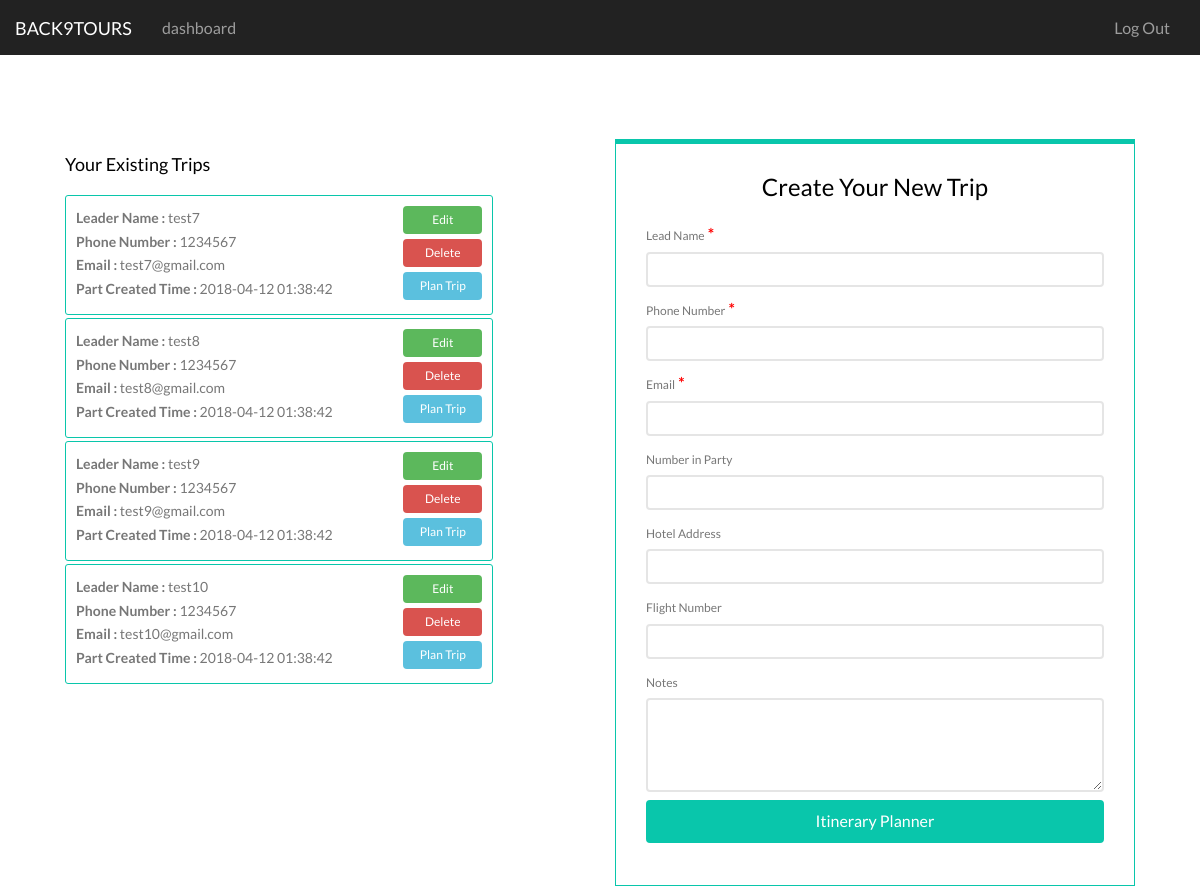
/partyCreate/ (signed in), run on the app's committed database.
### tables this page shows
create table party_details(
	party_id int not null AUTO_INCREMENT,
	lead_name varchar(100),
	phone_number varchar(20),
	email varchar(100) not null,
	hotel_address varchar(200),
	flight_number varchar(200) not null,
	notes varchar(250),
	number_in_party varchar(100),
	user_id int not null,
	create_date_and_time DATETIME not null,
	PRIMARY KEY(party_id),
	FOREIGN KEY(user_id)REFERENCES user_details(user_id)  ON DELETE CASCADE ON UPDATE CASCADE
);

### partyCreate/index.php (the view, shortened to what this page needs)
<!DOCTYPE HTML>
<html>
<head>
    <link rel="stylesheet" href="../css/animate.css">
    <link rel="stylesheet" href="../css/icomoon.css">
    <link rel="stylesheet" href="../css/themify-icons.css">
    <link rel="stylesheet" href="../css/bootstrap.css">
    <link rel="stylesheet" href="../css/magnific-popup.css">
    <link rel="stylesheet" href="../css/bootstrap-datepicker.min.css">
    <link rel="stylesheet" href="../css/owl.carousel.min.css">
    <link rel="stylesheet" href="../css/owl.theme.default.min.css">
    <link rel="stylesheet" href="../css/style.css">
</head>
<body>
<nav class="navbar navbar-inverse" style="border-radius: 0px;border: none;">
    <?php
    require "../navbar/index.php";
    ?>
</nav>
<header id="gtco-header" class="gtco-cover gtco-cover-md" role="banner"
        style="background: #fff">
    <div class="gtco-container">
        <div class="row">
            <div class="col-md-12 col-md-offset-0 text-left">
                <ul class="nav nav-tabs">
                    <div class="row row-mt-15em" style="margin-top: 4em;">
                        <div class="col-md-5  mt-text animate-box" data-animate-effect="fadeInUp"
                             style="margin-top:1em">
                            <?php
                            $conn = connection();
                            ?>
                            <h4>Your Existing Trips</h4>
                            <?php
                            $query = "SELECT * FROM party_details WHERE user_id =" . $_SESSION['user'];
                            $result = $conn->query($query);
                            if ($result->num_rows > 0) {
                                while ($row = $result->fetch_assoc()) {
                                    ?>
                                    <div class="col-md-12"
                                         style="border: 1px solid #09C6AB;padding:10px;margin-bottom: 3px;border-radius: 3px; font-size: 14px">
                                        <div class="row">
                                            <div class="col-sm-9">
                                                <b>Leader Name : </b><?php echo($row["lead_name"]); ?><br>
                                                <b>Phone Number : </b><?php echo($row["phone_number"]); ?><br>
                                                <b>Email : </b><?php echo($row["email"]); ?><br>
                                                <b>Part Created Time : </b><?php echo($row["create_date_and_time"]); ?>
                                                <br>
                                            </div>
                                            <div class="col-sm-3 ">
                                                <form role="form" action='index.php' method='POST'>
                                                    <input type="submit" class="btn btn-sm btn-success btn-block"
                                                           id="edit" name="edit"
                                                           value="Edit" style="font-size: 12px; padding: 3px;">
                                                    <input type="submit" class="btn btn-sm btn-danger btn-block"
                                                           id="delete" name="delete"
                                                           value="Delete" style="font-size: 12px; padding: 3px;">
                                                    <input type="submit" class="btn btn-sm btn-info btn-block"
                                                           id="view" name="view"
                                                           value="Plan Trip" style="font-size: 12px; padding: 3px;">
                                                </form>
                                            </div>
                                        </div>
                                    </div>
                                    <?php
                                }
                            }
                            ?>
                        </div>
                        <div class="col-md-6 col-md-push-1 animate-box" data-animate-effect="fadeInRight">
                            <div class="form-wrap"
                                 style="box-shadow: none; border: 1px solid #09C6AB; border-top: 5px solid #09C6AB;">
                                <div class="tab">
                                    <div class="tab-content">
                                        <div id="login" class="tab-content-inner active" data-content="signup">
                                            <h3 style="text-align:center">Create Your New Trip</h3>
                                            <form role="form" action="index.php" method="post">
                                                <div class="row form-group">
                                                    <div class="col-md-12">
                                                        <label for="login-username">Lead Name</label>
                                                        <span style="font-weight: bold;color: red">*</span>
                                                        <input type="text" id="lead_name" name="lead_name" required
                                                               class="form-control">
                                                    </div>
                                                </div>
                                                <div class="row form-group">
                                                    <div class="col-md-12">
                                                        <label for="login-username">Phone Number</label>
                                                        <span style="font-weight: bold;color: red">*</span>
                                                        <input type="text" id="phone_number" name="phone_number"
                                                               required
                                                               class="form-control">
                                                    </div>
                                                </div>
                                                <div class="row form-group">
                                                    <div class="col-md-12">
                                                        <label for="login-username">Email</label>
                                                        <span style="font-weight: bold;color: red">*</span>
                                                        <input type="email" id="email" name="email" required
                                                               class="form-control">
                                                    </div>
                                                </div>
                                                <div class="row form-group">
                                                    <div class="col-md-12">
                                                        <label for="login-username">Number in Party</label>
                                                        <input type="number" id="number_in_party" name="number_in_party"
                                                               class="form-control">
                                                    </div>
                                                </div>
                                                <div class="row form-group">
                                                    <div class="col-md-12">
                                                        <label for="login-username">Hotel Address</label>
                                                        <input type="text" id="hotel_address" name="hotel_address"
                                                               class="form-control">
                                                    </div>
                                                </div>
                                                <div class="row form-group">
                                                    <div class="col-md-12">
                                                        <label for="login-username">Flight Number</label>
                                                        <input type="text" id="flight_number" name="flight_number"
                                                               class="form-control">
                                                    </div>
                                                </div>
                                                <div class="row form-group">
                                                    <div class="col-md-12">
                                                        <label for="login-username">Notes</label>
                                                        <textarea type="text" id="notes" name="notes" rows="4"
                                                                  class="form-control"></textarea>
                                                    </div>
                                                </div>
                                                <div class="row form-group">
                                                    <div class="col-md-12">
                                                        <input type="submit" class="btn btn-primary btn-block"
                                                               id="submit" name="submit"
                                                               value="Itinerary Planner">
                                                    </div>
                                                </div>
                                            </form>
                                        </div>
                                    </div>
                                </div>
                            </div>
                        </div>
                    </div>
            </div>
        </div>
    </div>
</header>
</body>
</html>

### css/style.css (style rules this page uses)
body { font-family: "Lato", Arial, sans-serif; font-weight: 400; font-size: 16px; line-height: 1.7; color: #777; background: #fff; }
h1, h2, h3, h4, h5, h6, figure { color: #000; font-family: "Lato", Arial, sans-serif; font-weight: 400; margin: 0 0 20px 0; }
.gtco-container { max-width: 1100px; position: relative; margin: 0 auto; padding-left: 15px; padding-right: 15px; }
#gtco-header { background: #4d4d4d; }
#gtco-header .mt-text { margin-top: 7em; margin-bottom: 3em; }
#gtco-header .form-wrap { border-top: 10px solid #09C6AB; position: relative; width: 100%; -webkit-box-shadow: 0px 2px 5px 0px rgba(0, 0, 0, 0.15); -moz-box-shadow: 0px 2px 5px 0px rgba(0, 0, 0, 0.15); box-shadow: 0px 2px 5px 0px rgba(0, 0, 0, 0.15); }
#gtco-header .form-wrap .tab-content { z-index: 10; position: relative; clear: both; background: #fff; padding: 30px; }
#gtco-header .form-wrap .tab-content .tab-content-inner { display: none; }
#gtco-header .form-wrap .tab-content .tab-content-inner.active { display: block; }
#gtco-header, #gtco-counter, .gtco-bg { background-size: cover; background-position: top center; background-repeat: no-repeat; position: relative; }
.gtco-cover { height: 100vh; background-size: cover; background-position: center center; background-repeat: no-repeat; position: relative; float: left; width: 100%; }
.gtco-cover > .gtco-container { position: relative; z-index: 10; }
form label { font-weight: normal !important; font-size: 12px !important; }
.btn { margin-right: 4px; margin-bottom: 4px; font-family: "Lato", Arial, sans-serif; font-size: 16px; font-weight: 400; -webkit-border-radius: 4px; -moz-border-radius: 4px; -ms-border-radius: 4px; border-radius: 4px; -webkit-transition: 0.5s; -o-transition: 0.5s; transition: 0.5s; padding: 8px 30px; }
.btn-primary { background: #09C6AB; color: #fff; border: 2px solid #09C6AB !important; }
.btn-success { background: #5cb85c; color: #fff; border: 2px solid #5cb85c; }
.btn-info { background: #5bc0de; color: #fff; border: 2px solid #5bc0de; }
.btn-danger { background: #d9534f; color: #fff; border: 2px solid #d9534f; }
.form-control { box-shadow: none; background: transparent; border: 2px solid rgba(0, 0, 0, 0.1); height: 35px; font-size: 14px; font-weight: 300; padding: 5px 15px; }
.row-mt-15em { margin-top: 12em; }
@media screen and (max-width: 1370px) { .row-mt-15em { margin-top: 4em; } }
.js .animate-box { opacity: 0; }
.nav-tabs { border-bottom: none }
.form-group { margin-bottom: 8px; }

### data on the page
party_details: lead_name "test7", phone_number "1234567", email "test7@gmail.com", create_date_and_time "2018-04-12 01:38:42"
party_details: lead_name "test8", phone_number "1234567", email "test8@gmail.com", create_date_and_time "2018-04-12 01:38:42"
party_details: lead_name "test9", phone_number "1234567", email "test9@gmail.com", create_date_and_time "2018-04-12 01:38:42"
party_details: lead_name "test10", phone_number "1234567", email "test10@gmail.com", create_date_and_time "2018-04-12 01:38:42"
